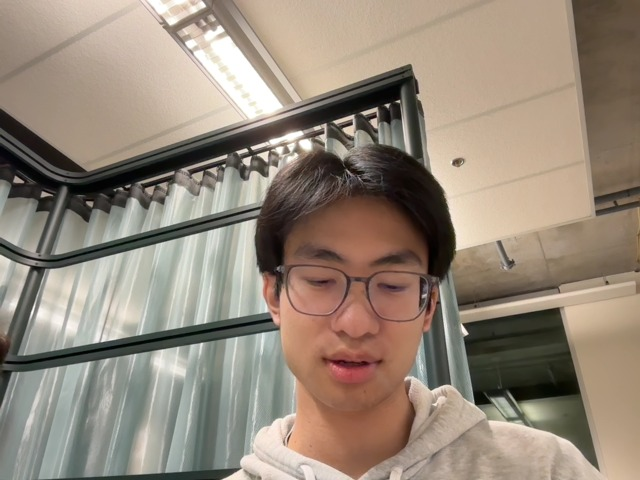
#> input picture uploads/uploaded_image.jpg, 640 x 480 px
$ python -i emotionTest.py   (imports and definitions only)
#> lines starting #> are read from the running program, lines starting #| are printed output that depends on the picture; after the words box and inside, x2 and y2 are one past the last pixel; in counts of white or black regions, pixels touching at a corner belong together
#> further down, picture is the input picture: shape (480, 640, 3); mean B, G, R 121.6, 136, 149.4

import time
from typing import Literal

import numpy as np
import argparse
import cv2
from keras_core.models import Sequential
from keras_core.layers import Dense, Dropout, Flatten
from keras_core.layers import Conv2D, MaxPooling2D
import os

# import matplotlib.pyplot as plt

# Suppress unnecessary logs
os.environ['TF_CPP_MIN_LOG_LEVEL'] = '2'


# Define Colors for CLI output
class Colors:
    RED = '\033[91m'
    GREEN = '\033[92m'
    YELLOW = '\033[93m'
    RESET = '\033[0m'

# [7 lines of commented-out code are left out]
# [1 line that did not run here, left out]

# Add layers
# [18 lines not run here, left out]

# Emotion dictionary and history
emotion_dict: dict[int, str] = {0: "Angry", 1: "Disgusted", 2: "Fearful", 3: "Happy", 4: "Neutral", 5: "Sad", 6: "Surprised"}
emotion_history: list[float] = []

# Frame rate for webcam
frame_rate: int | float = 5

# Load pre-trained weights
# [1 line not run here, left out]

# Function to predict emotion
def predict_emotion(frame: np.ndarray) -> list:
    """
    Predicts the emotion from a given frame.

    :param frame: The input frame from the webcam.
    :type frame: np.ndarray
    :return: A list of predictions for each detected face in the frame.
    :rtype: list
    """
    facecasc = cv2.CascadeClassifier('backend/haarcascade_frontalface_default.xml')
    gray = cv2.cvtColor(frame, cv2.COLOR_BGR2GRAY)
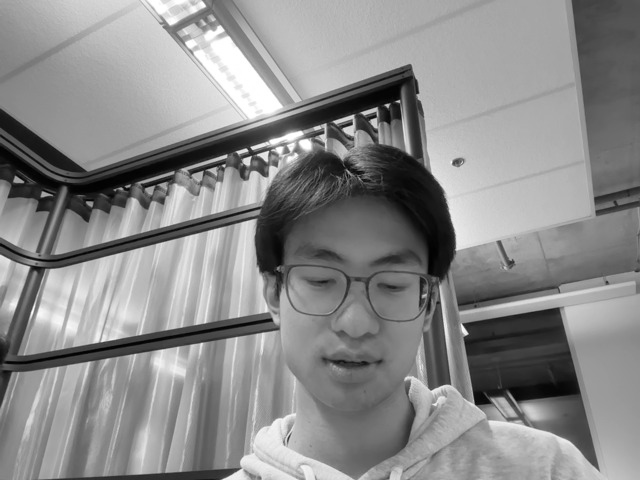
#> gray: shape (480, 640); min 0, max 255, mean 138.4
    faces = facecasc.detectMultiScale(gray, scaleFactor=1.3, minNeighbors=5)
#> faces = [[271, 210, 183, 183]]
    preds = []

    for (x, y, w, h) in faces:
        # Draw a rectangle around the face
        cv2.rectangle(frame, (x, y-50), (x+w, y+h+10), (255, 0, 0), 2)

        # Process the region of interest
        roi_gray = gray[y:y + h, x:x + w]
        cropped_img = np.expand_dims(np.expand_dims(cv2.resize(roi_gray, (48, 48)), -1), 0)

        # Predict emotion
        prediction = model.predict(cropped_img, verbose=0)
        preds.append(prediction[0])

        # Get emotion with max probability
        maxindex = int(np.argmax(prediction))
        cv2.putText(frame, emotion_dict[maxindex], (x+20, y-60), cv2.FONT_HERSHEY_SIMPLEX, 1, (255, 255, 255), 2, cv2.LINE_AA)
#> this loop made 1 pass
#> pass 1, in predict_emotion, `roi_gray = gray[y:y + h, x:x + w]`:
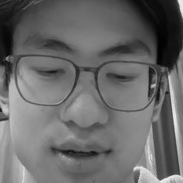
#> roi_gray: shape (183, 183); min 1, max 238, mean 105.5
#> after the loop:
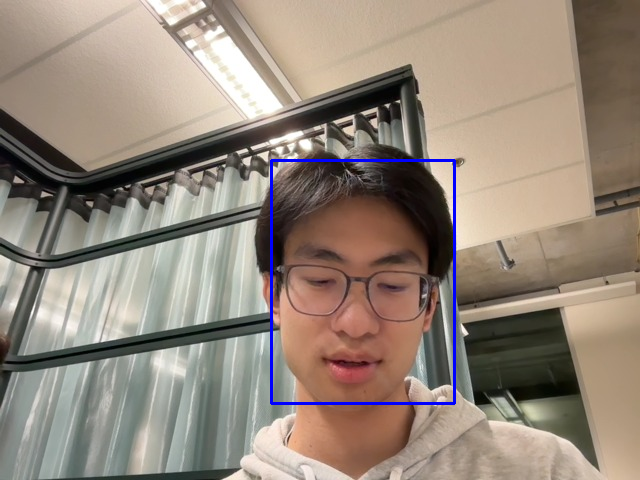
#> frame: shape (480, 640, 3); 0.83% of pixels changed, all inside (x1, y1, x2, y2) = (270, 159, 456, 405)
#> after the loop, preds = []

    return preds

def predict_from_face(face: np.ndarray) -> Literal["Angry", "Disgusted", "Fearful", "Happy", "Neutral", "Sad", "Surprised"]:
    prediction = model.predict(face, verbose=0)
    maxindex = int(np.argmax(prediction))
    return emotion_dict[maxindex]


# [180 lines not run here, left out]

    # for i in emotion_history:
    #     plt.scatter(i, 0)
    # plt.show()

>>> import cv2
>>> picture = cv2.imread('../uploads/uploaded_image.jpg')
#> (the run stopped early here; a loop or call above may not have finished)
